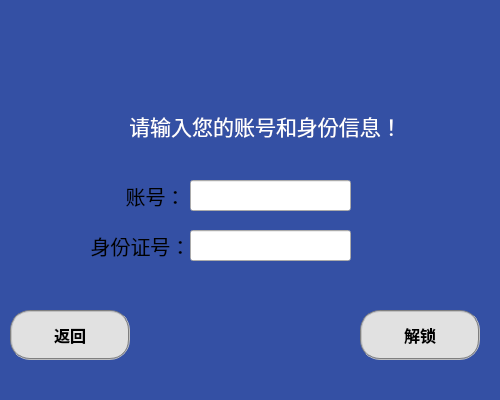
<?xml version="1.0" encoding="UTF-8"?>
<ui version="4.0">
 <class>unlock</class>
 <widget class="QWidget" name="unlock">
  <property name="geometry">
   <rect>
    <x>0</x>
    <y>0</y>
    <width>500</width>
    <height>400</height>
   </rect>
  </property>
  <property name="windowTitle">
   <string>解锁</string>
  </property>
  <property name="styleSheet">
   <string notr="true">#unlock{background-color: rgb(52, 80, 164);border-top-left-radius:15px;border-top-right-radius:5px;border-bottom-left-radius:15px;border-bottom-right-radius:5px}
</string>
  </property>
  <widget class="QLabel" name="pic1">
   <property name="geometry">
    <rect>
     <x>10</x>
     <y>10</y>
     <width>231</width>
     <height>51</height>
    </rect>
   </property>
   <property name="text">
    <string/>
   </property>
   <property name="pixmap">
    <pixmap resource="pics.qrc">:/pics/pictures/pic1.png</pixmap>
   </property>
  </widget>
  <widget class="QLabel" name="label1">
   <property name="geometry">
    <rect>
     <x>130</x>
     <y>100</y>
     <width>271</width>
     <height>51</height>
    </rect>
   </property>
   <property name="sizePolicy">
    <sizepolicy hsizetype="Preferred" vsizetype="Preferred">
     <horstretch>0</horstretch>
     <verstretch>0</verstretch>
    </sizepolicy>
   </property>
   <property name="font">
    <font>
     <family>微软雅黑</family>
     <pointsize>16</pointsize>
     <weight>50</weight>
     <bold>false</bold>
    </font>
   </property>
   <property name="styleSheet">
    <string notr="true">color:rgb(255, 255, 255)</string>
   </property>
   <property name="text">
    <string>请输入您的账号和身份信息！</string>
   </property>
   <property name="scaledContents">
    <bool>false</bool>
   </property>
   <property name="alignment">
    <set>Qt::AlignCenter</set>
   </property>
   <property name="wordWrap">
    <bool>false</bool>
   </property>
   <property name="margin">
    <number>0</number>
   </property>
   <property name="openExternalLinks">
    <bool>false</bool>
   </property>
  </widget>
  <widget class="QPushButton" name="return_manager_btn">
   <property name="geometry">
    <rect>
     <x>10</x>
     <y>310</y>
     <width>120</width>
     <height>50</height>
    </rect>
   </property>
   <property name="font">
    <font>
     <family>微软雅黑</family>
     <pointsize>12</pointsize>
     <weight>75</weight>
     <bold>true</bold>
    </font>
   </property>
   <property name="styleSheet">
    <string notr="true">QPushButton{border:2px groove gray;border-radius:20px;padding:2px 4px;background-color: rgb(225, 225, 225);}
QPushButton:hover{background-color: rgb(20, 62, 134);border:none;color:rgb(255, 255, 255);}
QPushButton:checked{background-color: rgb(20, 62, 134);border:none;color:rgb(255, 255, 255);}</string>
   </property>
   <property name="text">
    <string>返回</string>
   </property>
  </widget>
  <widget class="QPushButton" name="unlock_btn">
   <property name="geometry">
    <rect>
     <x>360</x>
     <y>310</y>
     <width>120</width>
     <height>50</height>
    </rect>
   </property>
   <property name="font">
    <font>
     <family>微软雅黑</family>
     <pointsize>12</pointsize>
     <weight>75</weight>
     <bold>true</bold>
    </font>
   </property>
   <property name="styleSheet">
    <string notr="true">QPushButton{border:2px groove gray;border-radius:20px;padding:2px 4px;background-color: rgb(225, 225, 225);}
QPushButton:hover{background-color: rgb(20, 62, 134);border:none;color:rgb(255, 255, 255);}
QPushButton:checked{background-color: rgb(20, 62, 134);border:none;color:rgb(255, 255, 255);}</string>
   </property>
   <property name="text">
    <string>解锁</string>
   </property>
  </widget>
  <widget class="QLineEdit" name="account">
   <property name="geometry">
    <rect>
     <x>190</x>
     <y>180</y>
     <width>161</width>
     <height>31</height>
    </rect>
   </property>
   <property name="font">
    <font>
     <family>微软雅黑</family>
     <pointsize>14</pointsize>
    </font>
   </property>
   <property name="styleSheet">
    <string notr="true"/>
   </property>
  </widget>
  <widget class="QLineEdit" name="id">
   <property name="geometry">
    <rect>
     <x>190</x>
     <y>230</y>
     <width>161</width>
     <height>31</height>
    </rect>
   </property>
   <property name="echoMode">
    <enum>QLineEdit::Password</enum>
   </property>
  </widget>
  <widget class="QLabel" name="label_2">
   <property name="geometry">
    <rect>
     <x>80</x>
     <y>230</y>
     <width>121</width>
     <height>31</height>
    </rect>
   </property>
   <property name="font">
    <font>
     <family>微软雅黑</family>
     <pointsize>15</pointsize>
    </font>
   </property>
   <property name="text">
    <string>身份证号：</string>
   </property>
   <property name="alignment">
    <set>Qt::AlignCenter</set>
   </property>
  </widget>
  <widget class="QLabel" name="label">
   <property name="geometry">
    <rect>
     <x>110</x>
     <y>180</y>
     <width>91</width>
     <height>31</height>
    </rect>
   </property>
   <property name="font">
    <font>
     <family>微软雅黑</family>
     <pointsize>15</pointsize>
    </font>
   </property>
   <property name="text">
    <string>账号：</string>
   </property>
   <property name="alignment">
    <set>Qt::AlignCenter</set>
   </property>
  </widget>
 </widget>
 <resources>
  <include location="pics.qrc"/>
 </resources>
 <connections/>
</ui>
